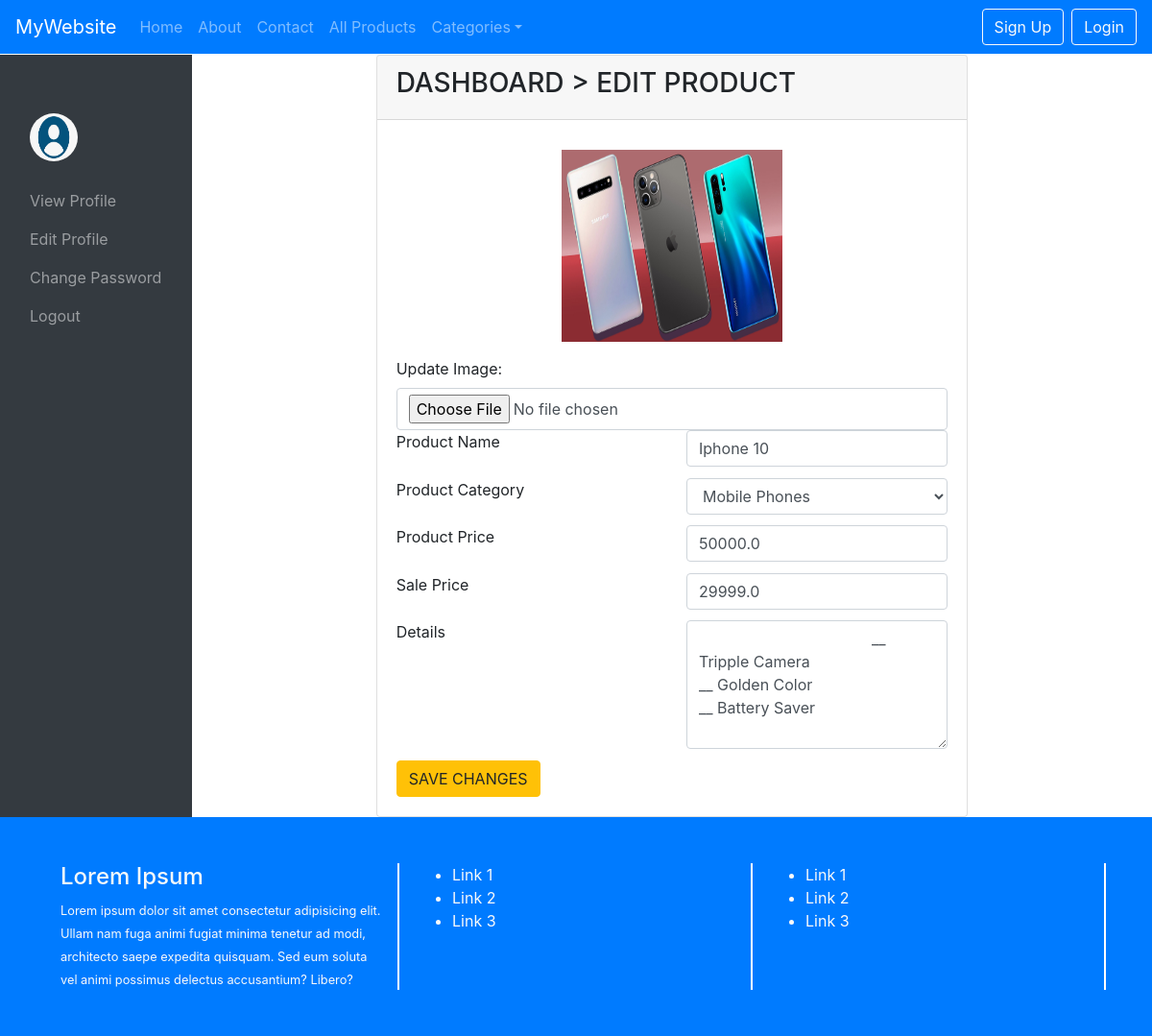
/update_product?pid=6, run on the app's committed database.
### secondapp/models.py (models this page shows, shortened)
class add_product(models.Model):
    seller = models.ForeignKey(User,on_delete=models.CASCADE)
    product_name = models.CharField(max_length=250)
    product_category = models.ForeignKey(Category,on_delete = models.CASCADE )
    product_price = models.FloatField()
    sale_price = models.CharField(max_length=200)
    product_image = models.ImageField(upload_to="products/%Y/%m/%d")
    details = models.TextField()

### secondapp/views.py (the view, shortened to what this page needs)
# urls.py: path("update_product",views.update_product, name="update_product"),
def update_product(request):
    context ={}
    cats = Category.objects.all().order_by("cat_name")
    context["category"] = cats
    pid = request.GET["pid"]
    product = get_object_or_404(add_product,id=pid)
    context["product"] = product
    return render(request,"update_product.html",context)

### template/update_product.html (shortened to what this page needs)
{% extends "dashboard_base.html" %}
{% load static %}
{% block dashboard %}
    <div class="container">
        <div class="row">
            <div class="col-md-8 mx-auto">
                <div class="card">
                    <div class="card-header">
                        <h3>DASHBOARD &gt; EDIT PRODUCT</h3>
                    </div>
                    <div class="card-body">
                        <form method="post" enctype="multipart/form-data">
                            <div class="row">
                                <div class="col-md-12">
                                    <div class="text-center">
                                        <img src="/media/{{product.product_image}}" style="height:200px;width:40%;">
                                    </div>
                                    <label class="mt-3">Update Image: </label>
                                    <input type="file" class="form-control" name="pimg">
                                </div>
                                <div class="col-md-6">
                                    <label for="">Product Name</label>
                                </div>
                                <div class="col-md-6">
                                    <input type="text" class="form-control" name="pname" value="{{product.product_name}}">
                                </div>
                            </div>
                            <div class="row">
                                <div class="col-md-6">
                                    <label for="">Product Category</label>
                                </div>
                                <div class="col-md-6">
                                    <select name="pcat" id="" class="form-control">
                                        {% for i in category %}
                                            {% if i.id == product.product_category.id %}
                                            <option value="{{i.id}}" selected>{{i.cat_name}}</option>
                                            {% else %}
                                            <option value="{{i.id}}">{{i.cat_name}}</option>
                                            {% endif %}
                                        {% endfor %}
                                    </select>
                                </div>
                            </div>
                            <div class="row">
                                <div class="col-md-6">
                                    <label for="">Product Price</label>
                                </div>
                                <div class="col-md-6">
                                    <input type="number" name="pp" class="form-control" value="{{product.product_price}}">
                                </div>
                            </div>
                            <div class="row">
                                <div class="col-md-6">
                                    <label for="">Sale Price</label>
                                </div>
                                <div class="col-md-6">
                                    <input type="number" name="sp" class="form-control" value="{{product.sale_price}}">
                                </div>
                            </div>
                            <div class="row">
                                <div class="col-md-6">
                                    <label for="">Details</label>
                                </div>
                                <div class="col-md-6">
                                    <textarea name="des" class="form-control" rows="5">
                                        {{product.details}}
                                    </textarea>
                                </div>
                            </div>
                            <div class="row">
                                <div class="col-md-6">
                                    <input type="submit" class="btn btn-warning" value="SAVE CHANGES">
                                </div>
                            </div>
                        </form>
                    </div>
                </div>
            </div>
        </div>
    </div>
{% endblock %}

### template/base.html (style rules this page uses)
img { width:100%; }

### template/update_product.html (style rules this page uses)
form .row { margin-top:2%; }

### data on the page
add_product: product_image (picture), pname "Iphone 10", pp "50000.0", sp "29999.0", des "__ Tripple Camera __ Golden Color __ Battery Saver"

### other printed values
form field pcat "Mobile Phones"
